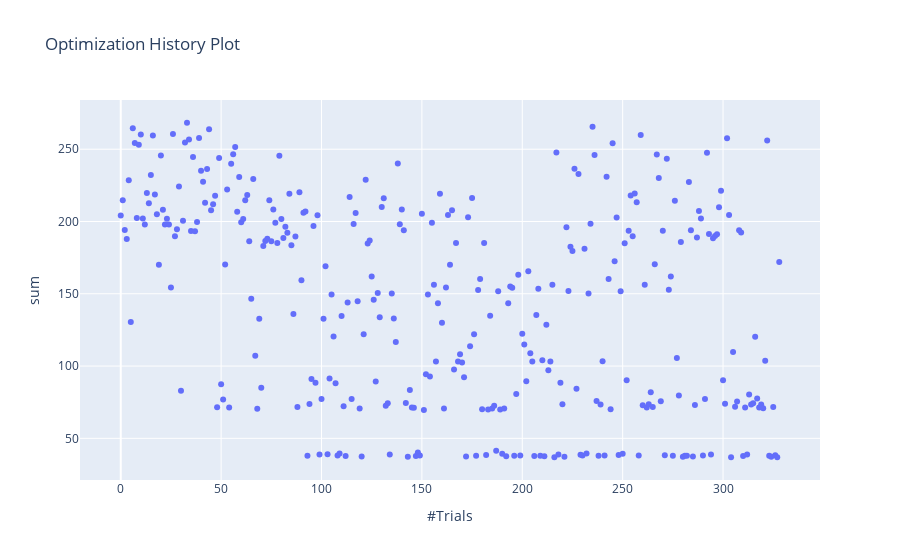
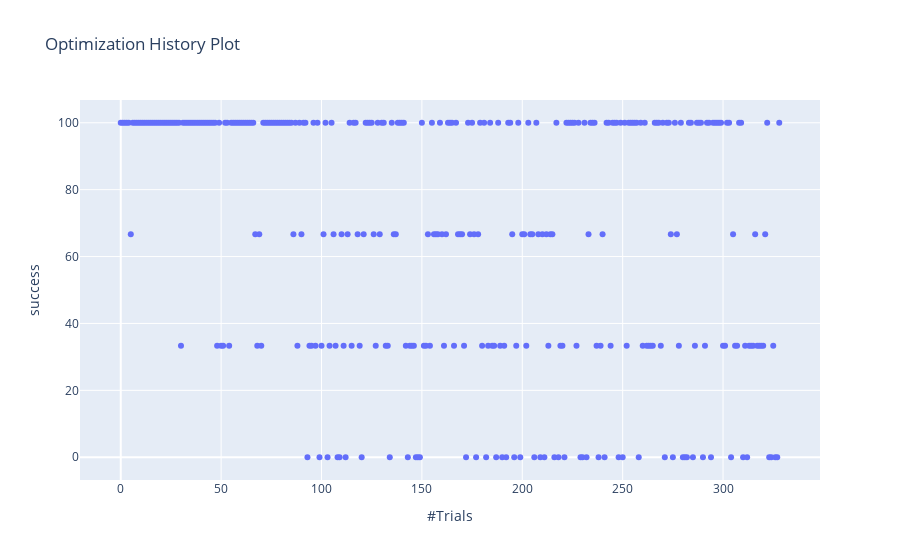
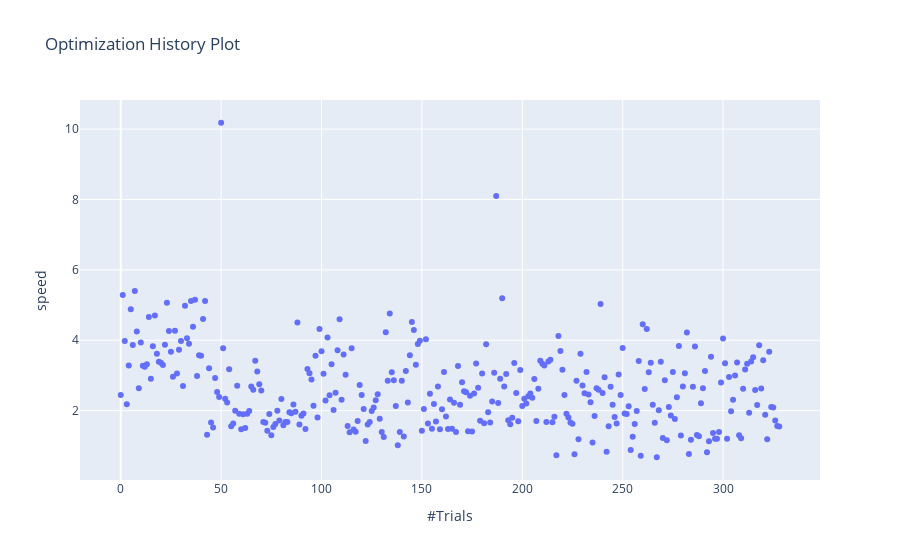
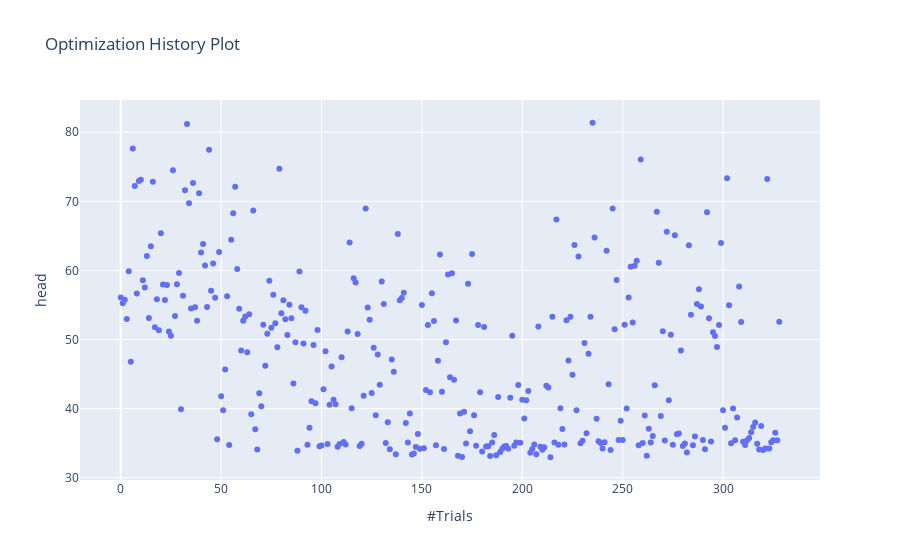

Here is the notebook cell these charts were saved with, in order:
### Code cell
def sum(frozen_trial):
    sum = 0
    for v in frozen_trial.values:
        sum += v
    return sum

def head(frozen_trial):
    return frozen_trial.values[2]

def pitch(frozen_trial):
    return frozen_trial.values[3]

def success(frozen_trial):
    return frozen_trial.values[0]

def speed(frozen_trial):
    return frozen_trial.values[1]

def optim(frozen_trial):
    return frozen_trial.values[0] +frozen_trial.values[1]

#dynupW115 sehr gute werte ohne stabilisierung, 1 repetition
study = load_study('dynupW133',  storage='postgresql://bestmann:deepquintic@localhost/deep_quintic')
df = study.trials_dataframe()
#print(df)
#print(df.keys())
print(study.trials[0].params.keys())
print(f"number of parameter: {len(study.trials[0].params.keys())}")
print(len(df))
duration = df.iloc[len(df)-1]['datetime_start']- df.iloc[0]['datetime_start']
print(duration) 
fps = len(df) / duration.total_seconds()
print(f"FPS: {fps}")
print(f"SPF: {1/fps}")
print(f"sampler: {study.user_attrs['sampler']}")
print(f"repetitions: {study.user_attrs['repetitions']}")
fig = visualization.plot_optimization_history(study, target=sum, target_name="sum")
fig.show()
fig = visualization.plot_optimization_history(study, target=success, target_name="success")
fig.show()
fig = visualization.plot_optimization_history(study, target=speed, target_name="speed")
fig.show()
try:
    fig = visualization.plot_optimization_history(study, target=head, target_name="head")
    fig.show()
    fig = visualization.plot_optimization_history(study, target=pitch, target_name="pitch")
    fig.show()
except:
    pass
fig = visualization.plot_optimization_history(study, target=optim, target_name="optim")
fig.show()
#fig.show()
#fig.write_image("/tmp/study_fig.png")

### Figure 1 — Plotly figure (JSON) as saved in the notebook; plotly's stock layout.template omitted (floating-point values rounded to 4 significant figures; data arrays with more than 128 entries replaced by an {"elided": "..."} marker saying what was removed)
{"data": [{"mode": "markers", "name": "sum", "type": "scatter", "x": {"elided": "329 int values"}, "y": {"elided": "329 float values"}}], "layout": {"title": {"text": "Optimization History Plot"}, "xaxis": {"title": {"text": "#Trials"}}, "yaxis": {"title": {"text": "sum"}}}}

### Figure 2 — Plotly figure (JSON) as saved in the notebook; plotly's stock layout.template omitted (floating-point values rounded to 4 significant figures; data arrays with more than 128 entries replaced by an {"elided": "..."} marker saying what was removed)
{"data": [{"mode": "markers", "name": "success", "type": "scatter", "x": {"elided": "329 int values"}, "y": {"elided": "329 float values"}}], "layout": {"title": {"text": "Optimization History Plot"}, "xaxis": {"title": {"text": "#Trials"}}, "yaxis": {"title": {"text": "success"}}}}

### Figure 3 — Plotly figure (JSON) as saved in the notebook; plotly's stock layout.template omitted (floating-point values rounded to 4 significant figures; data arrays with more than 128 entries replaced by an {"elided": "..."} marker saying what was removed)
{"data": [{"mode": "markers", "name": "speed", "type": "scatter", "x": {"elided": "329 int values"}, "y": {"elided": "329 float values"}}], "layout": {"title": {"text": "Optimization History Plot"}, "xaxis": {"title": {"text": "#Trials"}}, "yaxis": {"title": {"text": "speed"}}}}

### Figure 4 — Plotly figure (JSON) as saved in the notebook; plotly's stock layout.template omitted (floating-point values rounded to 4 significant figures; data arrays with more than 128 entries replaced by an {"elided": "..."} marker saying what was removed)
{"data": [{"mode": "markers", "name": "head", "type": "scatter", "x": {"elided": "329 int values"}, "y": {"elided": "329 float values"}}], "layout": {"title": {"text": "Optimization History Plot"}, "xaxis": {"title": {"text": "#Trials"}}, "yaxis": {"title": {"text": "head"}}}}
